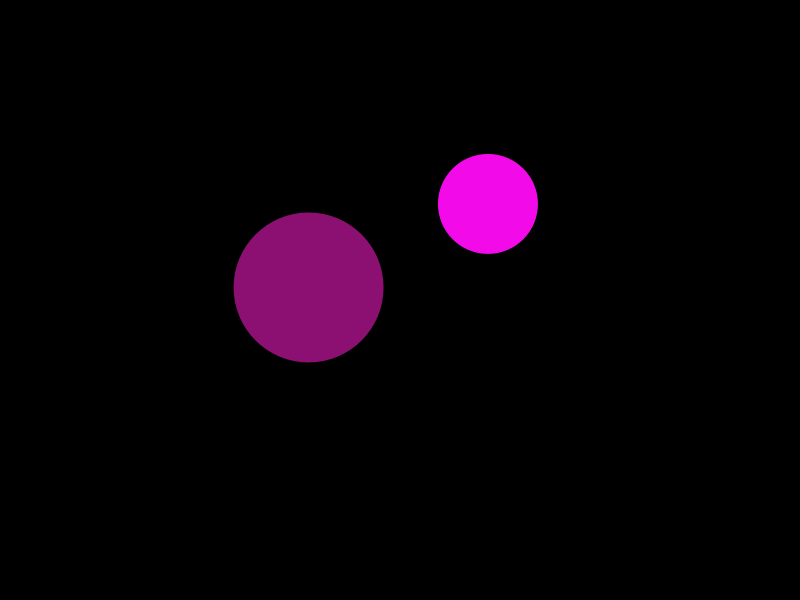
Frame 1 (no input)
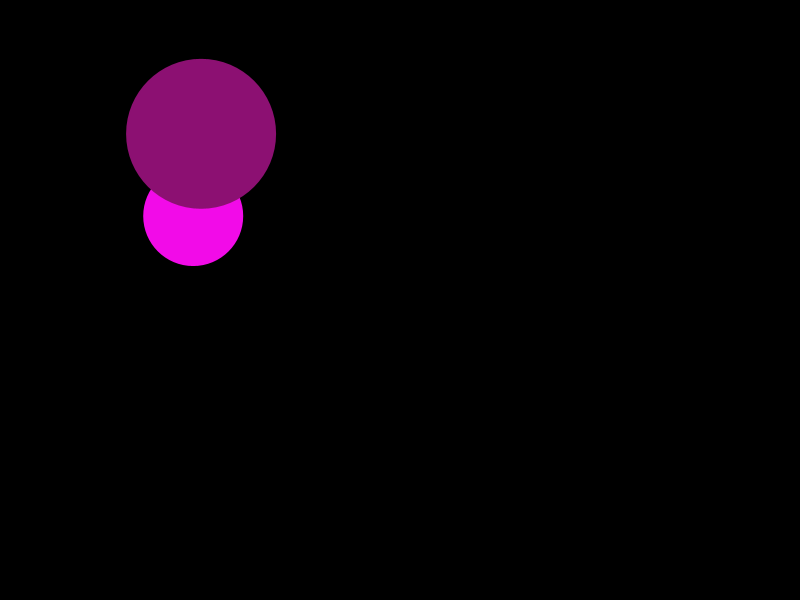
Frame 60 (the mouse pressed at the canvas centre just before this capture)
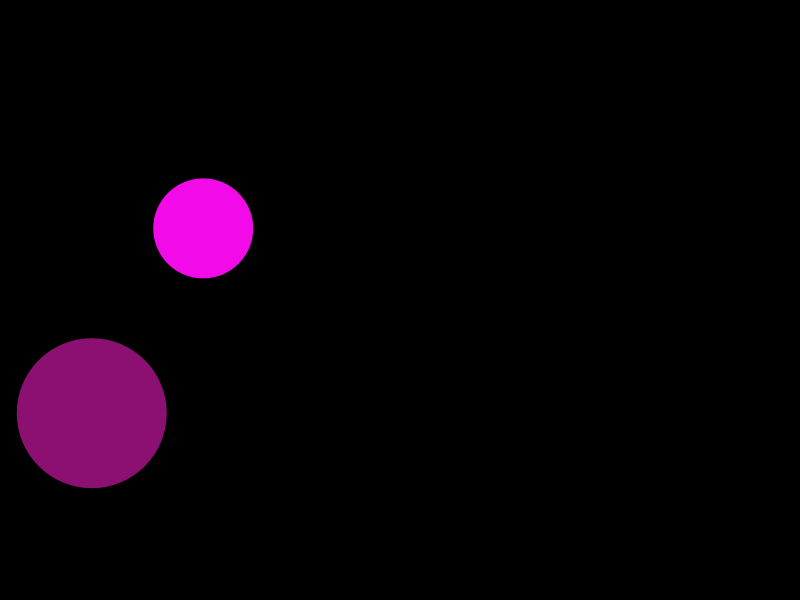
Frame 120 (the mouse held since frame 60 and released just before this capture)

The Processing sketch that drew these frames (run headless with seeded random() and noise(); from frame 60 on, the mouse is pressed at the canvas centre):

// Processing sketch: BouncyBallOOP
// ── BouncyBallOOP.pde
Ball b; //declare a new ball called b
Ball b2; //adde a second ball called b2
void setup() {
  size(800, 600);
  b = new Ball(100);      //initialize b as a new object of the Ball class
  b2 = new Ball(150);
}

void draw() {
  background(0);
  b.display();
  b2.display();
  b.move();         //call b's display() method
  b2.move();        //call b2's display() method
  b.bounce();
  b2.bounce();
}
// ── Ball.pde
class Ball {
 //declaring all information (fields) contained within the Ball class
  PVector loc, vel;
  int diam;
  color c;

//this is a constructor. you can have more than one constructor for a given class
  Ball(int tdiam) {
    diam=tdiam;
    loc = new PVector(random(diam, width-diam), random(diam, height-diam));
    c = color(random(255), random(50), random(100, 255));
    vel = PVector.random2D();
    vel.mult(5);
  }

//after declaring fields and setting up constructors, you can define your methods
  void display() {
    fill(c);
    noStroke();
    ellipse(loc.x, loc.y, diam, diam);
  }
  void move(){
  loc.add(vel);
}
  void bounce(){
  if(loc.x+diam/2>=width){
    vel.x = -vel.x;
  }
   if(loc.x-diam/2<=0){
     vel.x= abs(vel.x);
   }
   if(loc.y+diam/2>=height){
     vel.y= -vel.y;
   }
   if(loc.y-diam/2<=0){
     vel.y= abs(vel.y);
   }
}
}
